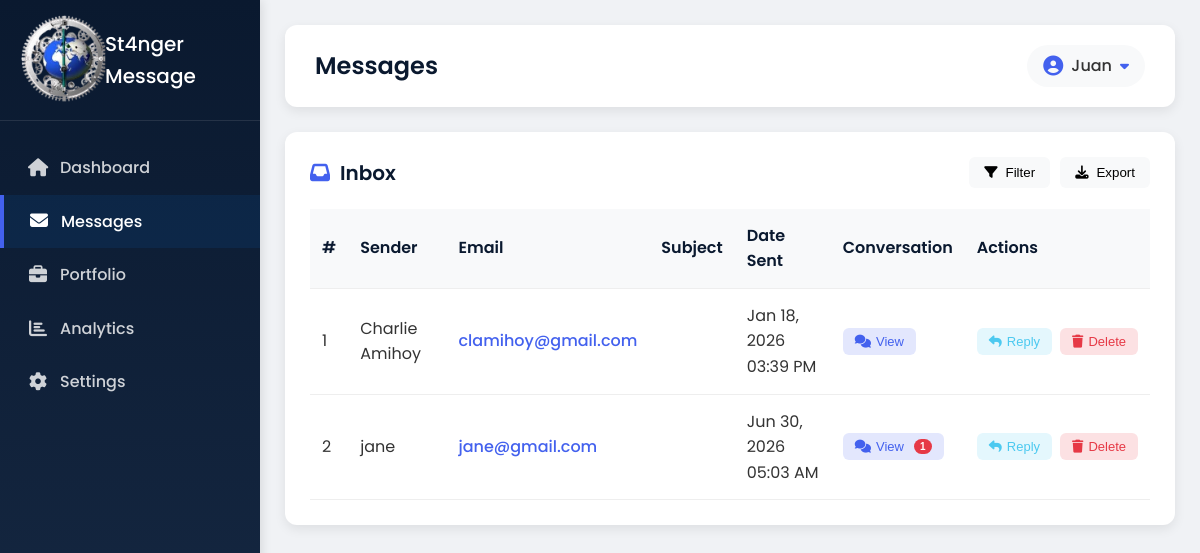
Screenshot of /admin/copy.php (signed in) with the database file from the repository.
### tables this page shows
CREATE TABLE `messages` (
  `id` int(11) NOT NULL,
  `name` varchar(100) NOT NULL,
  `email` varchar(100) NOT NULL,
  `message` text NOT NULL,
  `date_sent` timestamp NOT NULL DEFAULT current_timestamp(),
  `is_read` tinyint(1) DEFAULT 0
);

### admin/copy.php (the view, shortened to what this page needs)
<?php
require 'dbconn.php';
$user_name = $_SESSION['user_name'];
$sql = "SELECT * FROM messages ORDER BY date_sent ASC";
$result = $conn->query($sql);
?>
<!DOCTYPE html>
<html lang="en">
<head>
    <link rel="stylesheet" href="https://cdnjs.cloudflare.com/ajax/libs/font-awesome/6.5.0/css/all.min.css">
</head>
<body>
    <div class="sidebar">
        <div class="sidebar-header">
            <h2>
        <img src="../image/logo.png" alt="Logo" class="sidebar-logo">
        <span>St4nger Message</span>
    </h2>
        </div>
        <div class="sidebar-nav">
            <a href="home.php"><i class="fa-solid fa-house"></i> <span>Dashboard</span></a>
            <a href="message.php" class="active"><i class="fa-solid fa-envelope"></i> <span>Messages</span></a>
          <a href="../portfolio/port.php"><i class="fa-solid fa-briefcase"></i> <span>Portfolio</span></a>
            <a href="../analytic/analytic.php"><i class="fa-solid fa-chart-bar"></i> <span>Analytics</span></a>
            <a href="../settings/settings.php"><i class="fa-solid fa-gear"></i> <span>Settings</span></a>
        </div>
    </div>
    <div class="main">
        <div class="header">
            <h1>Messages</h1>
<div class="user-dropdown">
    <div class="user-info" onclick="toggleDropdown()">
        <i class="fa-solid fa-user-circle"></i>
        <span><?php echo htmlspecialchars($user_name); ?></span>
        <i class="fa-solid fa-caret-down"></i>
    </div>
</div>
        </div>
        <div class="table-container">
            <div class="table-header">
                <h3><i class="fa-solid fa-inbox"></i> Inbox</h3>
                <div class="table-actions">
                    <button><i class="fa-solid fa-filter"></i> Filter</button>
                    <button><i class="fa-solid fa-download"></i> Export</button>
                </div>
            </div>
            <?php if ($result->num_rows > 0): ?>
                <table>
                    <thead>
                        <tr>
                            <th>#</th>
                            <th>Sender</th>
                            <th>Email</th>
                            <th>Subject</th>
                            <th>Date Sent</th>
                            <th>Conversation</th>
                            <th>Actions</th>
                        </tr>
                    </thead>
                    <tbody>
    <?php
    $count = 1;
    if ($result && $result->num_rows > 0):
        while ($row = $result->fetch_assoc()):
            $email = $row['email'];
            $checkUnread = $conn->query("SELECT COUNT(*) AS unread_count FROM messages WHERE email='$email' AND is_read=0");
            $unread = $checkUnread->fetch_assoc()['unread_count'];
    ?>
    <tr id="msg-<?php echo $row['id']; ?>">
        <td><?php echo $count++; ?></td>
        <td><?php echo htmlspecialchars($row['name']); ?></td>
        <td>
            <?php if (!empty($email)): ?>
                <a href="mailto:<?php echo htmlspecialchars($email); ?>" class="email-link">
                    <?php echo htmlspecialchars($email); ?>
                </a>
            <?php else: ?>
                <span style="color: #999;">(No email provided)</span>
            <?php endif; ?>
        </td>
        <td><?php echo htmlspecialchars($row['subject']); ?></td>
        <td><?php echo date("M d, Y h:i A", strtotime($row['date_sent'])); ?></td>
        <td>
            <?php if (!empty($email)): ?>
                <button class="view-convo-btn" data-email="<?php echo htmlspecialchars($email); ?>">
                    <i class="fa-solid fa-comments"></i> View
                    <?php if ($unread > 0): ?>
                        <span class="notif-dot"><?php echo $unread; ?></span>
                    <?php endif; ?>
                </button>
            <?php else: ?>
                <span style="color:#aaa;">N/A</span>
            <?php endif; ?>
        </td>
        <td>
            <div class="action-buttons">
                <?php if (!empty($email)): ?>
                    <button class="reply-btn"
                        data-email="<?php echo htmlspecialchars($email); ?>"
                        data-name="<?php echo htmlspecialchars($row['name']); ?>"
                        data-subject="Re: <?php echo htmlspecialchars($row['subject']); ?>">
                        <i class="fa-solid fa-reply"></i> Reply
                    </button>
                <?php endif; ?>
                <button class="delete-btn" data-id="<?php echo $row['id']; ?>">
                    <i class="fa-solid fa-trash"></i> Delete
                </button>
            </div>
        </td>
    </tr>
    <?php
        endwhile;
    else:
    ?>
    <tr>
        <td colspan="7" style="text-align:center; color:#888;">No messages found.</td>
    </tr>
    <?php endif; ?>
</tbody>
                </table>
            <?php endif; ?>
        </div>
    </div>
</body>
</html>

### admin/copy.php (style rules this page uses)
:root { --primary: #4361ee; --primary-dark: #3a56d4; --secondary: #7209b7; --dark: #0a192f; --light: #f8f9fa; --gray: #6c757d; --success: #4cc9f0; --warning: #f72585; --danger: #e63946; --card-shadow: 0 4px 12px rgba(0, 0, 0, 0.08); --transition: all 0.3s ease; }
* { margin: 0; padding: 0; box-sizing: border-box; }
body { font-family: 'Poppins', sans-serif; background-color: #f0f2f5; color: #333; line-height: 1.6; }
.sidebar { position: fixed; top: 0; left: 0; width: 260px; height: 100vh; background: linear-gradient(180deg, var(--dark) 0%, #172a45 100%); color: #fff; display: flex; flex-direction: column; padding-top: 25px; z-index: 1000; box-shadow: 2px 0 10px rgba(0, 0, 0, 0.1); transition: var(--transition); }
.sidebar-header { padding: 0 25px 25px; border-bottom: 1px solid rgba(255, 255, 255, 0.1); margin-bottom: 20px; }
.sidebar-header h2 { font-size: 20px; font-weight: 500; display: flex; align-items: center; gap: 10px; }
.sidebar-header .sidebar-logo { width: 70px; height: 70px; border-radius: 12px; object-fit: cover; transform: scale(1.3); transition: transform 0.3s ease; }
.sidebar-nav { flex: 1; width: 100%; }
.sidebar-nav a { color: rgba(255, 255, 255, 0.8); text-decoration: none; display: flex; align-items: center; gap: 12px; padding: 14px 25px; transition: var(--transition); font-weight: 500; border-left: 3px solid transparent; }
.sidebar-nav a.active { background: rgba(7, 90, 174, 0.15); color: var(--white); border-left: 4px solid var(--primary); }
.sidebar-nav a i { width: 20px; text-align: center; font-size: 18px; }
.main { margin-left: 260px; padding: 25px; transition: var(--transition); }
.header { background: #fff; padding: 20px 30px; display: flex; justify-content: space-between; align-items: center; box-shadow: var(--card-shadow); border-radius: 12px; margin-bottom: 25px; }
.header h1 { font-size: 24px; font-weight: 600; color: var(--dark); }
.user-info { display: flex; align-items: center; gap: 12px; font-weight: 500; background: var(--light); padding: 8px 16px; border-radius: 30px; }
.user-info i { color: var(--primary); font-size: 20px; }
.table-container { background: #fff; padding: 25px; border-radius: 12px; box-shadow: var(--card-shadow); }
.table-header { display: flex; justify-content: space-between; align-items: center; margin-bottom: 20px; }
.table-header h3 { font-size: 20px; font-weight: 600; color: var(--dark); display: flex; align-items: center; gap: 10px; }
.table-header h3 i { color: var(--primary); }
.table-actions { display: flex; gap: 10px; }
.table-actions button { background: var(--light); border: none; padding: 8px 15px; border-radius: 6px; cursor: pointer; font-weight: 500; transition: var(--transition); display: flex; align-items: center; gap: 8px; }
table { width: 100%; border-collapse: collapse; text-align: left; }
th, td { padding: 14px 12px; border-bottom: 1px solid #eee; }
th { background: #f8f9fa; font-weight: 600; color: var(--dark); position: sticky; top: 0; }
tr { transition: var(--transition); }
.email-link { color: var(--primary); text-decoration: none; font-weight: 500; }
.action-buttons { display: flex; gap: 8px; }
button.reply-btn, button.delete-btn, button.view-convo-btn { padding: 6px 12px; border: none; border-radius: 6px; cursor: pointer; font-size: 13px; font-weight: 500; transition: var(--transition); display: flex; align-items: center; gap: 5px; }
button.reply-btn { background: rgba(76, 201, 240, 0.15); color: var(--success); }
button.delete-btn { background: rgba(230, 57, 70, 0.15); color: var(--danger); }
button.view-convo-btn { background: rgba(67, 97, 238, 0.15); color: var(--primary); }
.notif-dot { background-color: var(--danger); color: white; font-size: 10px; font-weight: bold; padding: 2px 6px; border-radius: 12px; margin-left: 5px; }
.user-dropdown { position: relative; display: inline-block; font-family: 'Poppins', sans-serif; }
.user-info { display: flex; align-items: center; gap: 8px; cursor: pointer; color: #333; font-weight: 500; transition: color 0.3s ease; }
.user-info i.fa-caret-down { font-size: 0.9rem; }

### rows the page displays
messages: name "Charlie Amihoy", email "clamihoy@gmail.com", date_sent "Jan 18, 2026 03:39 PM"
messages: name "jane", email "jane@gmail.com", date_sent "Jun 30, 2026 05:03 AM", unread "1"

### other values shown
$user_name "Juan"
